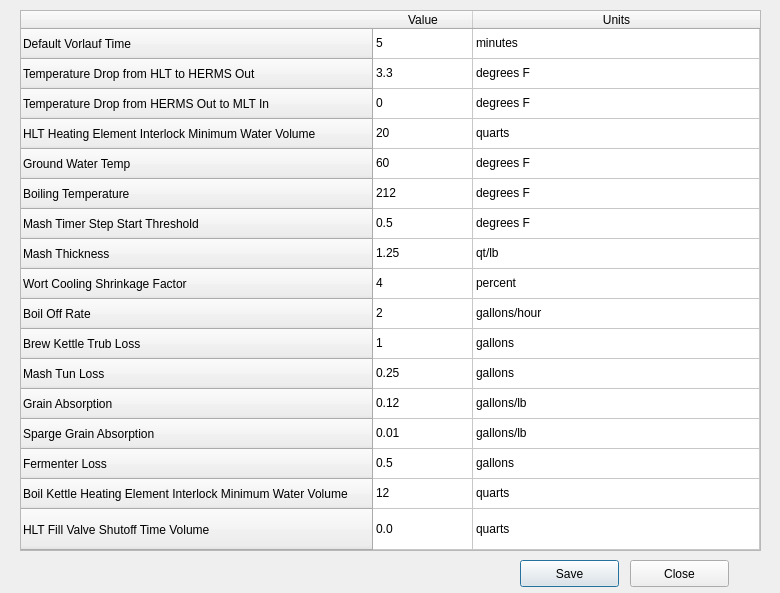
<?xml version="1.0" encoding="UTF-8"?>
<ui version="4.0">
 <class>BrewConstantsPopup</class>
 <widget class="QDialog" name="BrewConstantsPopup">
  <property name="geometry">
   <rect>
    <x>0</x>
    <y>0</y>
    <width>780</width>
    <height>593</height>
   </rect>
  </property>
  <property name="windowTitle">
   <string>Dialog</string>
  </property>
  <widget class="QTableWidget" name="table_BrewConstants">
   <property name="geometry">
    <rect>
     <x>20</x>
     <y>10</y>
     <width>741</width>
     <height>541</height>
    </rect>
   </property>
   <property name="minimumSize">
    <size>
     <width>741</width>
     <height>0</height>
    </size>
   </property>
   <attribute name="horizontalHeaderStretchLastSection">
    <bool>true</bool>
   </attribute>
   <attribute name="verticalHeaderStretchLastSection">
    <bool>true</bool>
   </attribute>
   <row>
    <property name="text">
     <string>Default Vorlauf Time</string>
    </property>
   </row>
   <row>
    <property name="text">
     <string>Temperature Drop from HLT to HERMS Out</string>
    </property>
   </row>
   <row>
    <property name="text">
     <string>Temperature Drop from HERMS Out to MLT In</string>
    </property>
   </row>
   <row>
    <property name="text">
     <string>HLT Heating Element Interlock Minimum Water Volume</string>
    </property>
   </row>
   <row>
    <property name="text">
     <string>Ground Water Temp</string>
    </property>
   </row>
   <row>
    <property name="text">
     <string>Boiling Temperature</string>
    </property>
   </row>
   <row>
    <property name="text">
     <string>Mash Timer Step Start Threshold</string>
    </property>
   </row>
   <row>
    <property name="text">
     <string>Mash Thickness</string>
    </property>
   </row>
   <row>
    <property name="text">
     <string>Wort Cooling Shrinkage Factor</string>
    </property>
   </row>
   <row>
    <property name="text">
     <string>Boil Off Rate</string>
    </property>
   </row>
   <row>
    <property name="text">
     <string>Brew Kettle Trub Loss</string>
    </property>
   </row>
   <row>
    <property name="text">
     <string>Mash Tun Loss</string>
    </property>
   </row>
   <row>
    <property name="text">
     <string>Grain Absorption</string>
    </property>
   </row>
   <row>
    <property name="text">
     <string>Sparge Grain Absorption</string>
    </property>
   </row>
   <row>
    <property name="text">
     <string>Fermenter Loss</string>
    </property>
   </row>
   <row>
    <property name="text">
     <string>Boil Kettle Heating Element Interlock Minimum Water Volume</string>
    </property>
   </row>
   <row>
    <property name="text">
     <string>HLT Fill Valve Shutoff Time Volume</string>
    </property>
   </row>
   <column>
    <property name="text">
     <string>Value</string>
    </property>
   </column>
   <column>
    <property name="text">
     <string>Units</string>
    </property>
   </column>
   <item row="0" column="0">
    <property name="text">
     <string>5</string>
    </property>
    <property name="flags">
     <set>ItemIsSelectable|ItemIsEditable|ItemIsDragEnabled|ItemIsUserCheckable|ItemIsEnabled</set>
    </property>
   </item>
   <item row="0" column="1">
    <property name="text">
     <string>minutes</string>
    </property>
    <property name="flags">
     <set>ItemIsDragEnabled|ItemIsUserCheckable|ItemIsEnabled</set>
    </property>
   </item>
   <item row="1" column="0">
    <property name="text">
     <string>3.3</string>
    </property>
    <property name="flags">
     <set>ItemIsSelectable|ItemIsEditable|ItemIsDragEnabled|ItemIsUserCheckable|ItemIsEnabled</set>
    </property>
   </item>
   <item row="1" column="1">
    <property name="text">
     <string>degrees F</string>
    </property>
    <property name="flags">
     <set>ItemIsDragEnabled|ItemIsUserCheckable|ItemIsEnabled</set>
    </property>
   </item>
   <item row="2" column="0">
    <property name="text">
     <string>0</string>
    </property>
    <property name="flags">
     <set>ItemIsSelectable|ItemIsEditable|ItemIsDragEnabled|ItemIsUserCheckable|ItemIsEnabled</set>
    </property>
   </item>
   <item row="2" column="1">
    <property name="text">
     <string>degrees F</string>
    </property>
    <property name="flags">
     <set>ItemIsDragEnabled|ItemIsUserCheckable|ItemIsEnabled</set>
    </property>
   </item>
   <item row="3" column="0">
    <property name="text">
     <string>20</string>
    </property>
    <property name="flags">
     <set>ItemIsSelectable|ItemIsEditable|ItemIsDragEnabled|ItemIsUserCheckable|ItemIsEnabled</set>
    </property>
   </item>
   <item row="3" column="1">
    <property name="text">
     <string>quarts</string>
    </property>
    <property name="flags">
     <set>ItemIsDragEnabled|ItemIsUserCheckable|ItemIsEnabled</set>
    </property>
   </item>
   <item row="4" column="0">
    <property name="text">
     <string>60</string>
    </property>
    <property name="flags">
     <set>ItemIsSelectable|ItemIsEditable|ItemIsDragEnabled|ItemIsUserCheckable|ItemIsEnabled</set>
    </property>
   </item>
   <item row="4" column="1">
    <property name="text">
     <string>degrees F</string>
    </property>
    <property name="flags">
     <set>ItemIsDragEnabled|ItemIsUserCheckable|ItemIsEnabled</set>
    </property>
   </item>
   <item row="5" column="0">
    <property name="text">
     <string>212</string>
    </property>
    <property name="flags">
     <set>ItemIsSelectable|ItemIsEditable|ItemIsDragEnabled|ItemIsUserCheckable|ItemIsEnabled</set>
    </property>
   </item>
   <item row="5" column="1">
    <property name="text">
     <string>degrees F</string>
    </property>
    <property name="flags">
     <set>ItemIsDragEnabled|ItemIsUserCheckable|ItemIsEnabled</set>
    </property>
   </item>
   <item row="6" column="0">
    <property name="text">
     <string>0.5</string>
    </property>
    <property name="flags">
     <set>ItemIsSelectable|ItemIsEditable|ItemIsDragEnabled|ItemIsUserCheckable|ItemIsEnabled</set>
    </property>
   </item>
   <item row="6" column="1">
    <property name="text">
     <string>degrees F</string>
    </property>
    <property name="flags">
     <set>ItemIsDragEnabled|ItemIsUserCheckable|ItemIsEnabled</set>
    </property>
   </item>
   <item row="7" column="0">
    <property name="text">
     <string>1.25</string>
    </property>
    <property name="flags">
     <set>ItemIsSelectable|ItemIsEditable|ItemIsDragEnabled|ItemIsUserCheckable|ItemIsEnabled</set>
    </property>
   </item>
   <item row="7" column="1">
    <property name="text">
     <string>qt/lb</string>
    </property>
    <property name="flags">
     <set>ItemIsDragEnabled|ItemIsUserCheckable|ItemIsEnabled</set>
    </property>
   </item>
   <item row="8" column="0">
    <property name="text">
     <string>4</string>
    </property>
    <property name="flags">
     <set>ItemIsSelectable|ItemIsEditable|ItemIsDragEnabled|ItemIsUserCheckable|ItemIsEnabled</set>
    </property>
   </item>
   <item row="8" column="1">
    <property name="text">
     <string>percent</string>
    </property>
    <property name="flags">
     <set>ItemIsDragEnabled|ItemIsUserCheckable|ItemIsEnabled</set>
    </property>
   </item>
   <item row="9" column="0">
    <property name="text">
     <string>2</string>
    </property>
    <property name="flags">
     <set>ItemIsSelectable|ItemIsEditable|ItemIsDragEnabled|ItemIsUserCheckable|ItemIsEnabled</set>
    </property>
   </item>
   <item row="9" column="1">
    <property name="text">
     <string>gallons/hour</string>
    </property>
    <property name="flags">
     <set>ItemIsDragEnabled|ItemIsUserCheckable|ItemIsEnabled</set>
    </property>
   </item>
   <item row="10" column="0">
    <property name="text">
     <string>1</string>
    </property>
    <property name="flags">
     <set>ItemIsSelectable|ItemIsEditable|ItemIsDragEnabled|ItemIsUserCheckable|ItemIsEnabled</set>
    </property>
   </item>
   <item row="10" column="1">
    <property name="text">
     <string>gallons</string>
    </property>
    <property name="flags">
     <set>ItemIsDragEnabled|ItemIsUserCheckable|ItemIsEnabled</set>
    </property>
   </item>
   <item row="11" column="0">
    <property name="text">
     <string>0.25</string>
    </property>
    <property name="flags">
     <set>ItemIsSelectable|ItemIsEditable|ItemIsDragEnabled|ItemIsUserCheckable|ItemIsEnabled</set>
    </property>
   </item>
   <item row="11" column="1">
    <property name="text">
     <string>gallons</string>
    </property>
    <property name="flags">
     <set>ItemIsDragEnabled|ItemIsUserCheckable|ItemIsEnabled</set>
    </property>
   </item>
   <item row="12" column="0">
    <property name="text">
     <string>0.12</string>
    </property>
    <property name="flags">
     <set>ItemIsSelectable|ItemIsEditable|ItemIsDragEnabled|ItemIsUserCheckable|ItemIsEnabled</set>
    </property>
   </item>
   <item row="12" column="1">
    <property name="text">
     <string>gallons/lb</string>
    </property>
    <property name="flags">
     <set>ItemIsDragEnabled|ItemIsUserCheckable|ItemIsEnabled</set>
    </property>
   </item>
   <item row="13" column="0">
    <property name="text">
     <string>0.01</string>
    </property>
    <property name="flags">
     <set>ItemIsSelectable|ItemIsEditable|ItemIsDragEnabled|ItemIsUserCheckable|ItemIsEnabled</set>
    </property>
   </item>
   <item row="13" column="1">
    <property name="text">
     <string>gallons/lb</string>
    </property>
    <property name="flags">
     <set>ItemIsDragEnabled|ItemIsUserCheckable|ItemIsEnabled</set>
    </property>
   </item>
   <item row="14" column="0">
    <property name="text">
     <string>0.5</string>
    </property>
    <property name="flags">
     <set>ItemIsSelectable|ItemIsEditable|ItemIsDragEnabled|ItemIsUserCheckable|ItemIsEnabled</set>
    </property>
   </item>
   <item row="14" column="1">
    <property name="text">
     <string>gallons</string>
    </property>
    <property name="flags">
     <set>ItemIsDragEnabled|ItemIsUserCheckable|ItemIsEnabled</set>
    </property>
   </item>
   <item row="15" column="0">
    <property name="text">
     <string>12</string>
    </property>
    <property name="flags">
     <set>ItemIsSelectable|ItemIsEditable|ItemIsDragEnabled|ItemIsUserCheckable|ItemIsEnabled</set>
    </property>
   </item>
   <item row="15" column="1">
    <property name="text">
     <string>quarts</string>
    </property>
    <property name="flags">
     <set>ItemIsDragEnabled|ItemIsUserCheckable|ItemIsEnabled</set>
    </property>
   </item>
   <item row="16" column="0">
    <property name="text">
     <string>0.0</string>
    </property>
   </item>
   <item row="16" column="1">
    <property name="text">
     <string>quarts</string>
    </property>
   </item>
  </widget>
  <widget class="QPushButton" name="PB_BrewConstants_Save">
   <property name="geometry">
    <rect>
     <x>520</x>
     <y>560</y>
     <width>99</width>
     <height>27</height>
    </rect>
   </property>
   <property name="text">
    <string>Save</string>
   </property>
  </widget>
  <widget class="QPushButton" name="PB_BrewConstants_Close">
   <property name="geometry">
    <rect>
     <x>630</x>
     <y>560</y>
     <width>99</width>
     <height>27</height>
    </rect>
   </property>
   <property name="text">
    <string>Close</string>
   </property>
  </widget>
 </widget>
 <resources/>
 <connections/>
</ui>
